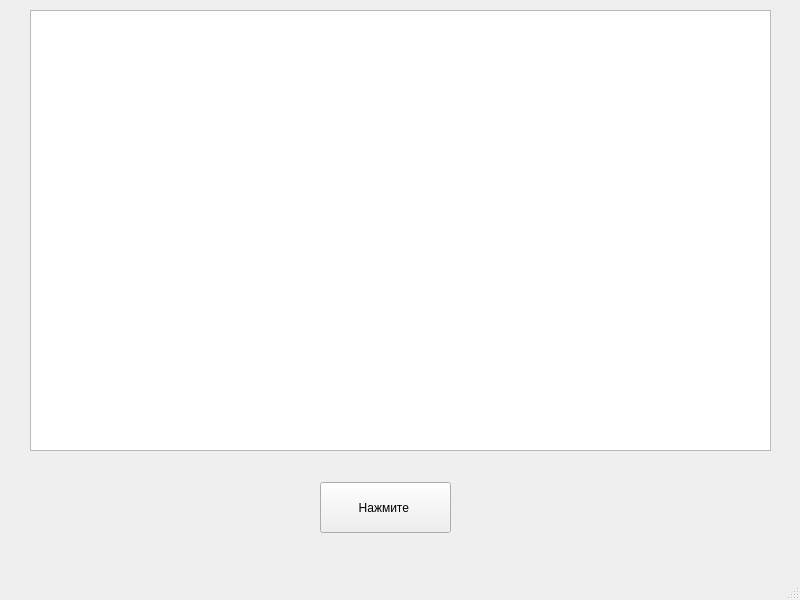
<?xml version="1.0" encoding="UTF-8"?>
<ui version="4.0">
 <class>MainWindow</class>
 <widget class="QMainWindow" name="MainWindow">
  <property name="geometry">
   <rect>
    <x>0</x>
    <y>0</y>
    <width>800</width>
    <height>600</height>
   </rect>
  </property>
  <property name="windowTitle">
   <string>MainWindow</string>
  </property>
  <widget class="QWidget" name="centralwidget">
   <widget class="QTableView" name="coffetable">
    <property name="geometry">
     <rect>
      <x>30</x>
      <y>10</y>
      <width>741</width>
      <height>441</height>
     </rect>
    </property>
   </widget>
   <widget class="QPushButton" name="clicked">
    <property name="geometry">
     <rect>
      <x>320</x>
      <y>482</y>
      <width>131</width>
      <height>51</height>
     </rect>
    </property>
    <property name="text">
     <string>Нажмите </string>
    </property>
   </widget>
  </widget>
  <widget class="QMenuBar" name="menubar">
   <property name="geometry">
    <rect>
     <x>0</x>
     <y>0</y>
     <width>800</width>
     <height>21</height>
    </rect>
   </property>
  </widget>
  <widget class="QStatusBar" name="statusbar"/>
 </widget>
 <resources/>
 <connections/>
</ui>
